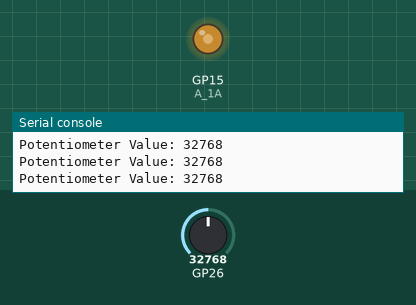
Simulated run of this program. Board: Raspberry Pi Pico running MicroPython. Shown: output pins drawn as LEDs (lit = HIGH), the last lines printed to the serial console. The test bench sets the inputs (shaded band); at power-on: GP26 = 32768 (analog values on the 0–65535 scale).

Above: at 1.2 s.
1.3 s: GP26 set to 45874
At 2.2 s:
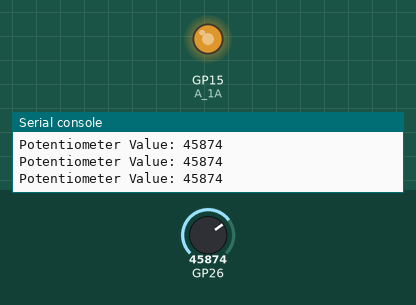
2.9 s: GP26 set to 57670
At 3.6 s:
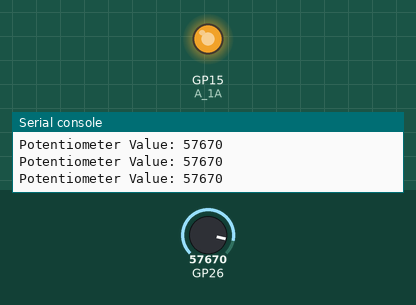
4.5 s: GP26 set to 7864
At 4.9 s:
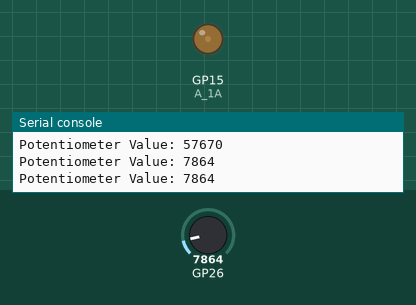
6.1 s: GP26 set to 0
At 7.5 s:
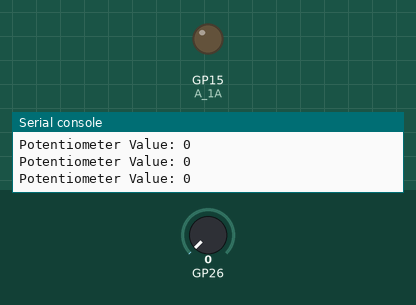
Timing chart, 0 to 8.7 s (numbered marks = the images above; inputs shaded):
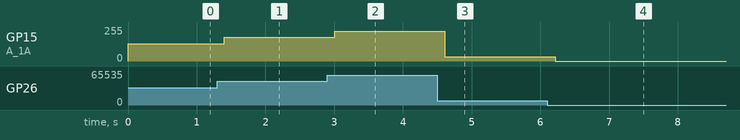

Measured:
- after the input at 1.3 s, GP15 (A_1A): 128/255 → 178/255 after 0.10 s
- after the input at 2.9 s, GP15 (A_1A): 178/255 → 224/255 after 0.11 s
- after the input at 4.5 s, GP15 (A_1A): 224/255 → 31/255 after 0.11 s
- after the input at 6.1 s, GP15 (A_1A): 31/255 → 0/255 after 0.11 s

The program:

15._Variable_Speed_Fan.py
```python
from machine import Pin,ADC,PWM
from time import sleep

A_1A_pin = 15                 # Motor drive module
Pot_pin = 0                   # ADC0 multiplexing pin is GP26

def setup():
    global A_1A
    global pot_ADC

    A_1A = PWM(Pin(A_1A_pin))
    A_1A.freq(1000)             #Set the driver operating frequency to 1K
    pot_ADC = ADC(Pot_pin)

def loop():
    while True:
        print ('Potentiometer Value:', pot_ADC.read_u16())
        Value = pot_ADC.read_u16()
        A_1A.duty_u16(Value)             # control fan speed
        sleep(0.2)

if __name__ == '__main__':
     setup()
     loop() 
```
